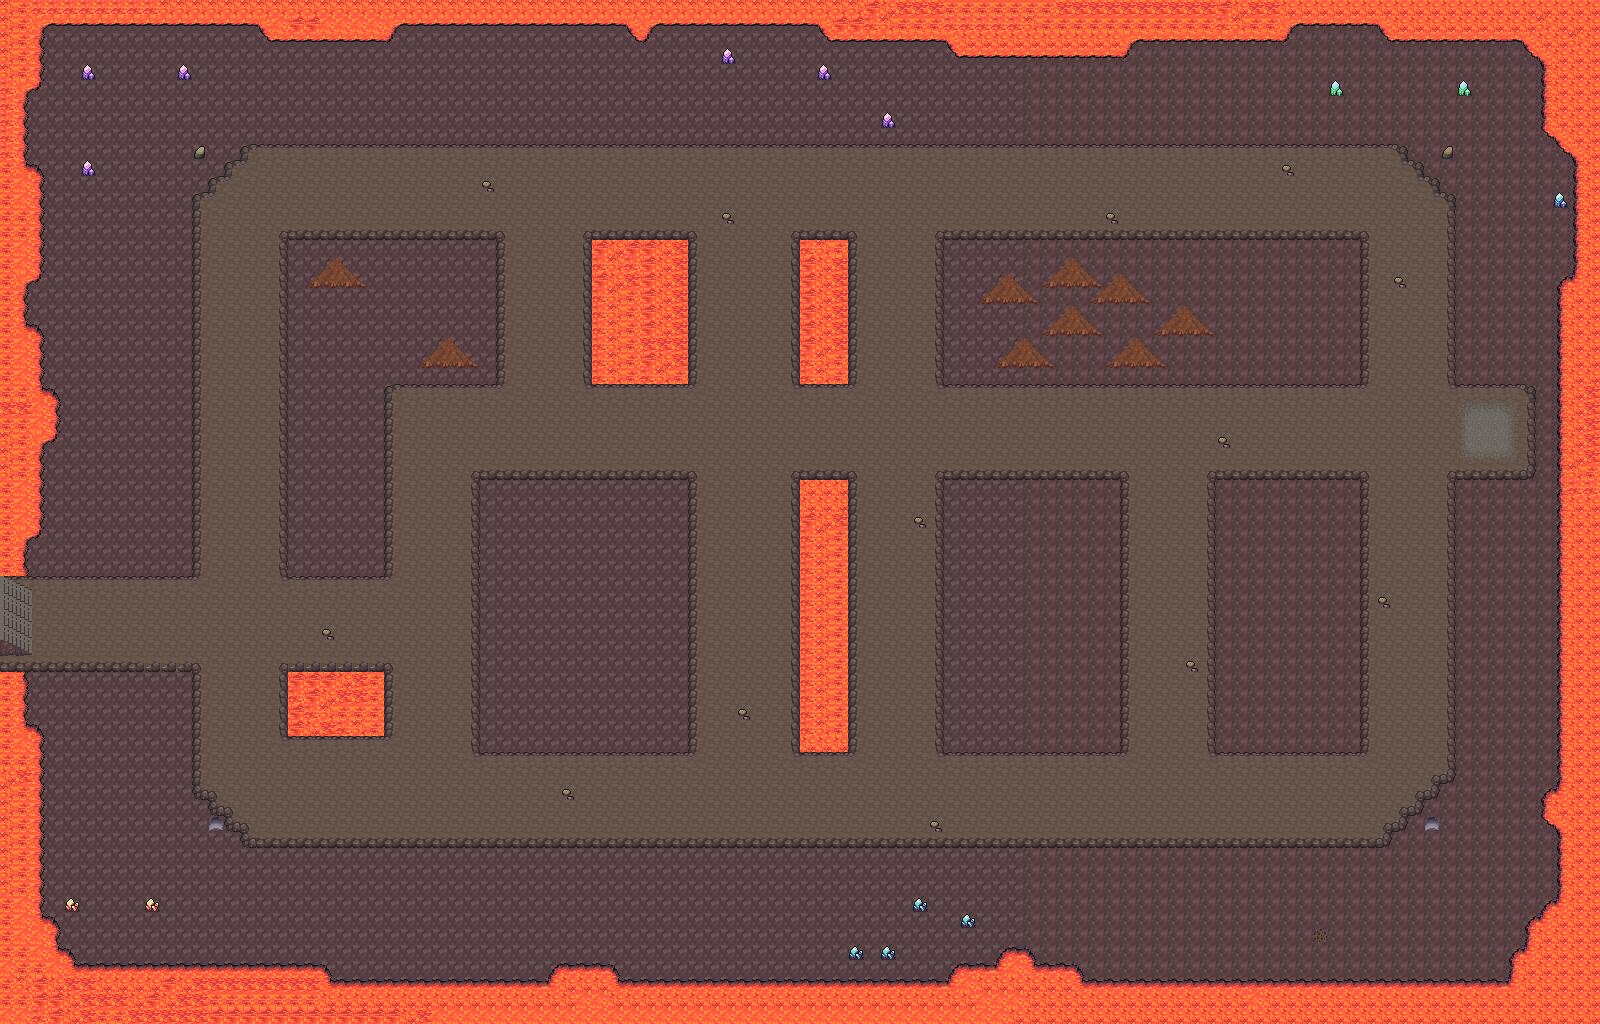

The image is a tile-based game level rendered from a .tmx file. Its description and source (layers, tilesets, objects; grid data summarised) follow:
An orthogonal 100x64 tile map with 16x16 px tiles, 9 tile layers (bg, lava, bg-overlap, bg-overlap-2, ...) and 1 object (portal).

<map version="1.0" tiledversion="1.0.3" orientation="orthogonal" renderorder="right-down" width="100" height="64" tilewidth="16" tileheight="16" nextobjectid="3">
 <properties>
  <property name="playerSpawnX" type="int" value="1488" />
  <property name="playerSpawnY" type="int" value="433" />
 </properties>
 <tileset firstgid="1" source="cave2.tsx" />
 <layer name="bg" width="100" height="64">
  <data>[6400 cells, 6400 non-empty, 21 distinct tile ids]</data>
 </layer>
 <layer name="lava" width="100" height="64">
  <data>[6400 cells, 1123 non-empty, 25 distinct tile ids]</data>
 </layer>
 <layer name="bg-overlap" width="100" height="64">
  <data>[6400 cells, 2429 non-empty, 18 distinct tile ids]</data>
 </layer>
 <layer name="bg-overlap-2" width="100" height="64">
  <data>[6400 cells, 29 non-empty, 10 distinct tile ids]</data>
 </layer>
 <objectgroup name="teleport">
  <object id="1" name="dungeon" type="portal" x="1.3113" y="576.974" width="47.8626" height="84.5791" visible="0">
   <properties>
    <property name="dest" value="town" />
   </properties>
  </object>
 </objectgroup>
 <layer name="blk-stairs-back" width="100" height="64">
  <data>[6400 cells, 4 non-empty, 4 distinct tile ids]</data>
 </layer>
 <layer name="blk-stairs-3" width="100" height="64">
  <data>[6400 cells, 4 non-empty, 4 distinct tile ids]</data>
 </layer>
 <layer name="blk-stairs-2" width="100" height="64">
  <data>[6400 cells, 4 non-empty, 4 distinct tile ids]</data>
 </layer>
 <layer name="blk-stairs-front" width="100" height="64">
  <data>[6400 cells, 4 non-empty, 4 distinct tile ids]</data>
 </layer>
 <layer name="blk-overlap" width="100" height="64">
  <data>[6400 cells, 56 non-empty, 13 distinct tile ids]</data>
 </layer>
</map>
